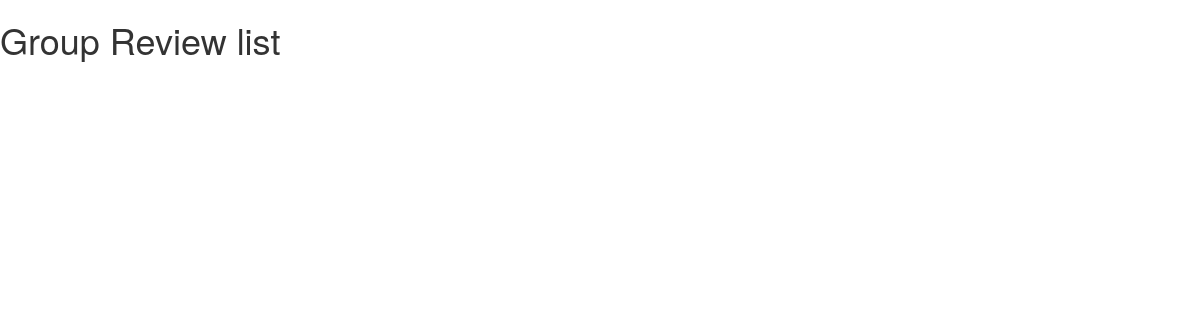
Before: /groupreviews/8 with the older database file.
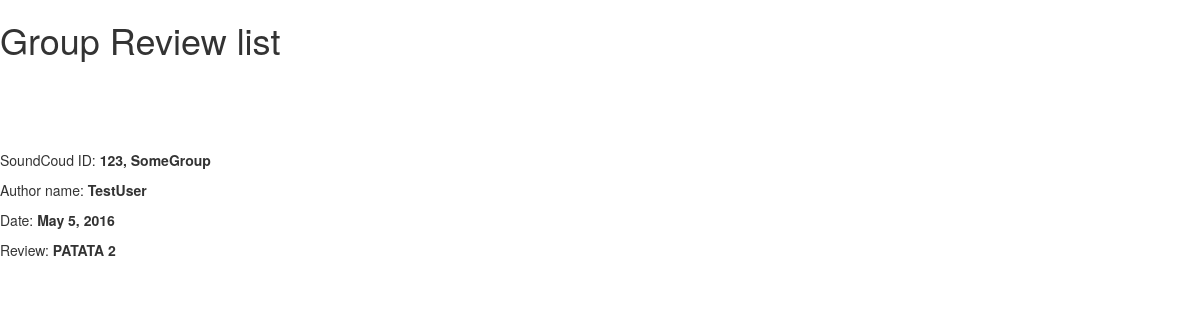
After: the same page with the newer database file.
### iMusicMatch/models.py (models this page shows)
class GroupReview(models.Model):
    groupID = models.ForeignKey(Group)
    user = models.ForeignKey(Django_User)
    date = models.DateField()
    review = models.CharField(max_length = 1000)
    def __unicode__(self):
        return "{0}, {1}, {2}".format(self.id, self.groupID.name, self.user.username)

class Group(models.Model):
    scID = models.IntegerField() #ID used in SoundCloud API
    name = models.CharField(max_length=100)
    userList = models.ManyToManyField(User)
    tracks = models.ManyToManyField(Track, blank=True)
    def __unicode__(self):
        return "{0}, {1}".format(self.scID, self.name)

### iMusicMatch/views.py (the view)
# urls.py: url(r'^groupreviews/(?P<objID>[0-9]+)',     views.ShowSpecificGroupReview,    name='groupreview_detail'),
def ShowSpecificGroupReview(request, objID):
    rvs = GroupReview.objects.filter(id=int(objID))
    return render(request, 'iMusicMatch/ListingHTMLGroupReview.html', {'rvs': rvs})

### templates/iMusicMatch/ListingHTMLGroupReview.html (shortened to what this page needs)
<link rel="stylesheet" href="//maxcdn.bootstrapcdn.com/bootstrap/3.2.0/css/bootstrap.min.css">
<link rel="stylesheet" href="//maxcdn.bootstrapcdn.com/bootstrap/3.2.0/css/bootstrap-theme.min.css">
 <html>
        <head>
        </head>
        <body>
             <div>
                <h1><p>Group Review list</p></h1>
                 <br> </br>
            </div>
        {% for rv in rvs %}
            <br> </br>
                <p>SoundCoud ID: <b>{{ rv.groupID }}</b></p>
                <p>Author name: <b>{{ rv.user.username }}</b></p>
                <p>Date: <b>{{ rv.date }}</b></p>
                <p>Review: <b>{{ rv.review }}</b></p>
        {% endfor %}
        </body>
    </html>

Changed rows visible on the page:
added GroupReview: groupID "123, SomeGroup", user.username "TestUser", date "May 5, 2016", review "PATATA 2"
